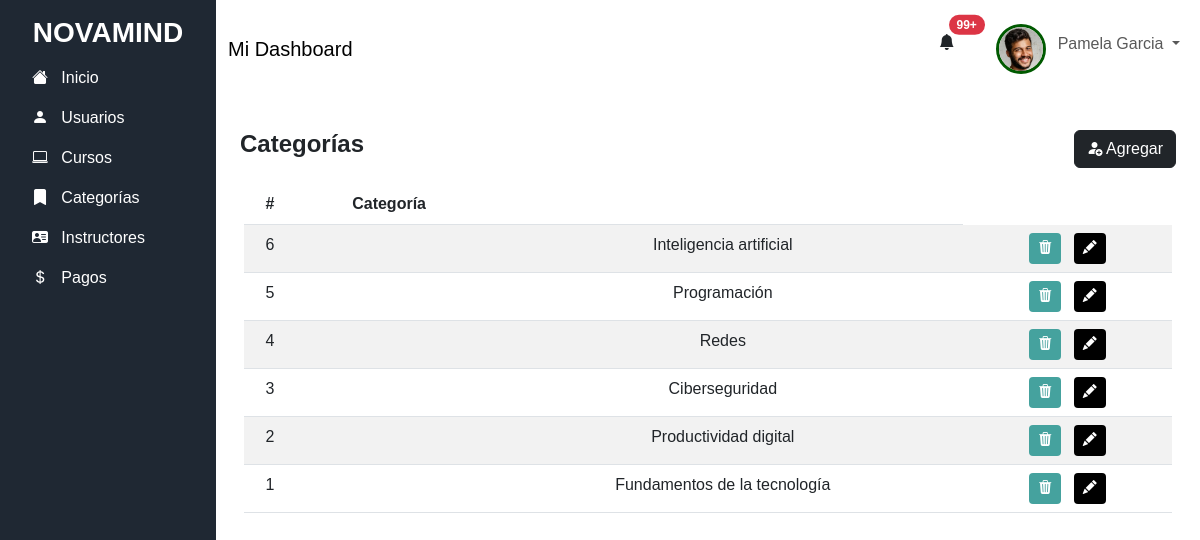
Screenshot of /admin/categorias.php (signed in) with the database file from the repository.
### tables this page shows
create table categories(
	idCategory integer not null auto_increment,
	name char (30),
	primary key (idCategory)
);

### admin/categorias.php (the view, shortened to what this page needs)
<?php session_start();
    $user_data = $_SESSION['user_data'];
?>
<?php
    include "../php/conexion.php";
    $sql = "select * from categories order by idCategory desc";
    $res= $conexion->query("$sql") or die ($conexion->error);
?>
<!DOCTYPE html>
<html lang="en">
<head>
    <link rel="stylesheet" href="https://cdn.jsdelivr.net/npm/bootstrap-icons@1.11.3/font/bootstrap-icons.css">
   <link rel="stylesheet" href="https://cdn.jsdelivr.net/npm/bootstrap@5.3.0/dist/css/bootstrap.min.css">
   <link rel="stylesheet" href="https://cdn.jsdelivr.net/npm/sweetalert2@11.7.0/dist/sweetalert2.min.css">
    <link rel="stylesheet" href="../css/admin/categoria.css">
</head>
<body class="d-flex">
    <?php include "../layouts/aside.php"; ?>
    <main class="flex-grow-1 " >
        <?php include "../layouts/header.php"; ?>
        <section class="container mt-4 p-4">
            <div class="d-flex justify-content-between">
                <h4>Categorías</h4>
                <button class="btn btn-dark" data-bs-toggle="modal" data-bs-target="#exampleModal">
                    <i class="bi bi-person-fill-add"></i>
                    Agregar
                </button>
            </div>
            <div class="row p-3" style="text-align: center;">
                <table class="table table-striped">
                    <thead>
                      <tr>
                        <th scope="col">#</th>
                        <th scope="col">Categoría</th>
                        <th></th>
                      </tr>
                    </thead>
                    <tbody>
                    <?php
                            while($fila = mysqli_fetch_array($res)){
                        ?>
                      <tr>
                      <td scope="row" style="text-align: center;">
                            <?php echo $fila['idCategory'] ?> </td>
                        <td>
                        <td>
                            <?php echo $fila['name'] ?>
                        </td>
                        <td>
                            <button id="eliminar" class="btn btn-sm mx-1 btnEliminarCategoria" >
                                <i class="bi bi-trash3-fill"></i>
                            </button>
                            <button id="editar" class="btn btn-sm mx-1" data-bs-toggle="modal" data-bs-target="#editarCategoria" >
                                <i class="bi bi-pencil-fill"></i>
                            </button>
                        </td>
                      </tr>
                      <?php  } ?>
                    </tbody>
                  </table>
            </div>
        </section>
    </main>
</body>
</html>

### layouts/aside.php (shortened to what this page needs)
<aside class="d-flex">
        <div class="text-white p-3 w-100" id="aside" >
            <h2 class="h3 text-center" style="font-weight: bold;">NOVAMIND</h2>
            <nav>
                <ul class="nav flex-column">
                    <li class="nav-item">
                      <a href="../admin/admin.php" class="nav-link text-white">
                        <i class="bi bi-house-fill"></i>&nbsp;&nbsp;&nbsp;Inicio
                    </a>
                    </li>
                    <li class="nav-item">
                        <a href="../admin/users.php" class="nav-link text-white">
                          <i class="bi bi-person-fill"></i>&nbsp;&nbsp;&nbsp;Usuarios
                      </a>
                    </li>
                    <li class="nav-item">
                        <a href="../admin/cursos.php" class="nav-link text-white">
                            <i class="bi bi-laptop"></i>&nbsp;&nbsp;&nbsp;Cursos
                      </a>
                    </li>
                    <li class="nav-item">
                        <a href="../admin/categorias.php" class="nav-link text-white">
                            <i class="bi bi-bookmark-fill"></i>&nbsp;&nbsp;&nbsp;Categorías
                        </a>
                    </li>
                    <li class="nav-item">
                        <a href="../admin/instructores.php" class="nav-link text-white">
                            <i class="bi bi-person-vcard-fill"></i>&nbsp;&nbsp;&nbsp;Instructores
                        </a>
                    </li>
                    <li class="nav-item">
                        <a href="../admin/pagos.php" class="nav-link text-white">
                            <i class="bi bi-currency-dollar"></i>&nbsp;&nbsp;&nbsp;Pagos
                        </a>
                    </li>
                </ul>
            </nav>
        </div>
    </aside>

### layouts/header.php (shortened to what this page needs)
<header class="pt-3">
            <nav class="navbar navbar-expand-lg navbar-light">
                <div class="container-fluid">
                    <a href="" class="navbar-brand">Mi Dashboard</a>
                    <div class="collapse navbar-collapse justify-content-end">
                        <ul class="navbar-nav">
                            <li class="navbar-item mx-4">
                                <button type="button" class="btn btn-ligth position-relative">
                                    <i class="bi bi-bell-fill"></i>
                                    <span class="position-absolute top-0 start-100 translate-middle badge rounded-pill bg-danger">
                                      99+
                                    </span>
                                  </button>
                            </li>
                            <li class="navbar-item mx-1">
                                <img style="border-radius: 50%; border: 3px solid rgb(0, 90, 0); width:50px;
                                height: 50px;" src="../img/admin.jpg" alt="">
                            </li>
                            <li class="navbar-item droptown">
                                <a href="" class="nav-link dropdown-toggle" id="userDropdown" role="button"
                                data-bs-toggle="dropdown" aria-expanded="false">
                                <?php echo $user_data['name'].' ' .$user_data['ap'];?>
                            </a>
                            </li>
                        </ul>
                    </div>
                </div>
            </nav>
        </header>

### css/admin/categoria.css (style rules this page uses)
h4 { font-size: 1.5rem; font-weight: bold; }
#eliminar { color: white; background-color: #45A29E; }
#editar { color: white; background-color: black; }

### layouts/aside.php (style rules this page uses)
html, body { height: 100%; margin: 0; font-family: "League Spartan", sans-serif; }
aside { height: 160%; background-color: #1F2833; width: 18%; }

### rows the page displays
categories: idCategory "6", name "Inteligencia artificial"
categories: idCategory "5", name "Programación"
categories: idCategory "4", name "Redes"
categories: idCategory "3", name "Ciberseguridad"
categories: idCategory "2", name "Productividad digital"
categories: idCategory "1", name "Fundamentos de la tecnología"

### other values shown
$user_data['name'] "Pamela"
$user_data['ap'] "Garcia"
